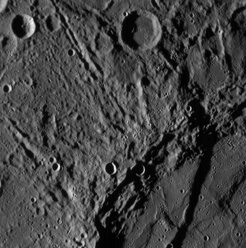
#> input picture report&presentation/final_test/Group_1_report/images/astronomy_img_3.jpg, 246 x 248 px, shrunk from 1016 x 1024 before the run
$ python main.py
#> lines starting #> are read from the running program, lines starting #| are printed output that depends on the picture; long printed decimals are rounded
### report&presentation/final_test/Group_1_report/source code/Moire_pattern.py
# this file implements the function to add Moire pattern to the original image
# meanwhile, it also contains the classical method to remove Moire pattern by the notch butterworth high pass filter

# import necessary packages
import cv2
import numpy as np
import matplotlib.pyplot as plt
from matplotlib.colors import LogNorm


# display images with the given title, with option of gray or not
# [49 lines left out: functions display_img, add_Moire_pattern_downsample, not called in this run]


# define a function to get the fourier transform of one image's spatial domain,
# and then shift the center
def get_img_fft_shift(img):
    img_fft = np.fft.fft2(img)
    img_fft_shift = np.fft.fftshift(img_fft)
    return img_fft_shift


# display the discrete fourier transform magnitude of the shifted frequency domain response
# [4 lines left out: function show_DFT_magnitude, not called in this run]


# create a notchpass filter and multiply it with the DFT of the newspaper car
# implement Butterworth high pass filter
def BHPF(M, N, D0, n, uk, vk):
    H_BHPF = np.zeros((M, N))
    D = np.zeros((M, N))
    for u in range(M):
        for v in range(N):
            D[u, v] = np.sqrt((u - M / 2 - uk) ** 2 + (
                    v - N / 2 - vk) ** 2)  # euclidean distance from (u,v) to ((uk,vk) related to center)
            H_BHPF[u, v] = 1 / (1 + (D0 / D[u, v]) ** (2 * n))
    return H_BHPF


# implement Butterworth notch reject filter
def notchFilter(img, n, UV_set):  # n is the parameter of the Butterworth highpass filter
    # Q is the number of Butterworth highpass filter pairs
    M, N = img.shape
    # initialize the filter
    H_notch = np.zeros((M, N))
    length_set = len(UV_set)
    for i in range(length_set):
        uk, vk, D0 = UV_set[i]
        if i == 0:
            H_notch = BHPF(M, N, D0, n, uk, vk) * BHPF(M, N, D0, n, -uk, -vk)
        else:
            H_notch = H_notch * BHPF(M, N, D0, n, uk, vk) * BHPF(M, N, D0, n, -uk, -vk)
    return H_notch


# use the inverse fourier transformation to view the image after the addition of the Moire pattern
def img_ifft(img_fft_shift):
    Img_inverse_fft_shift = np.fft.ifftshift(img_fft_shift)
    Img_inverse_fft = np.fft.ifft2(Img_inverse_fft_shift)
    Img_inverse_fft = np.abs(Img_inverse_fft)
    return Img_inverse_fft


# borrow Moire pattern from given image degraded by Moire pattern
# add the borrowed pattern in the frequency domain into the original image to create the Moire pattern
def add_Moire_pattern_borrow(img, Moire_pattern_src, UV_set_newspaper):
    # get the shape of the original image
    M, N = img.shape
    # resize the shape of the source image with Moire pattern to match the shape of original image
    Img_Moire = cv2.resize(Moire_pattern_src, dsize=(N, M), interpolation=cv2.INTER_LINEAR)
    # display the fourier transform magnitude of the Moire pattern source image
    Img_Moire_fft_shift = get_img_fft_shift(Img_Moire)
    # show_DFT_magnitude(Img_Moire_fft_shift,
    #                    "discrete fourier transform magnitude of the Moire pattern source image")
    img_fft_shift = get_img_fft_shift(img)
    n = 4
    # get the notch pass filter
    Img_Moire_notch_pass = 1 - notchFilter(Img_Moire, n, UV_set_newspaper)
    # add the Moire pattern from the source image to the original image
    Img_astronomy_fft_shift_added = img_fft_shift + Img_Moire_notch_pass * Img_Moire_fft_shift
    # show_DFT_magnitude(Img_astronomy_fft_shift_added,
    #                    "discrete fourier transform magnitude after the addition of Moire frequency")
    return Img_astronomy_fft_shift_added

# [21 lines left out: function restore_Moire, not called in this run]

# [33 lines that do not run on import are left out]

### report&presentation/final_test/Group_1_report/source code/sine_periodic_noise.py
# this file implements the function to add the periodic sine noise
# It also includes the classical algorithm to remove the periodic sine noise

# import necessary packages
import cv2
import numpy as np
import matplotlib.pyplot as plt


# display images with the given title, with option of gray or not
# [9 lines left out: function display_img, not called in this run]


def add_periodic_noise(img, mean, amplitude, frequency):
    M, N = img.shape
    noise = np.zeros((M, N))
    for i in range(M):
        for j in range(N):
            noise[i, j] = mean + amplitude * np.sin(2 * np.pi * frequency * j)
    return img + noise


# [9 lines that do not run on import are left out]

### report&presentation/final_test/Group_1_report/source code/gaussian_noise.py
# this file implements the function to add the gaussian noise
# It also includes the classical algorithm to remove the gaussian noise

# import necessary packages
import cv2
import numpy as np
import matplotlib.pyplot as plt


# display images with the given title, with option of gray or not
# [9 lines left out: function display_img, not called in this run]


def add_gaussian_noise(img, mean, sigma):
    M, N = img.shape
    noise = np.zeros((M, N))
    for i in range(M):
        for j in range(N):
            noise[i, j] = np.random.normal(mean, sigma, 1)
    return img + noise


# [9 lines that do not run on import are left out]

### report&presentation/final_test/Group_1_report/source code/main.py
# this file is the main file to execute the whole project,
# we can see the overall process of these images' degradation and restoration

# import necessary packages
import cv2
import numpy as np
import matplotlib.pyplot as plt
from skimage import restoration, filters
from skimage.morphology import disk
from skimage.metrics import structural_similarity as ssim
from skimage.metrics import peak_signal_noise_ratio as psnr

import Moire_pattern
import sine_periodic_noise
import gaussian_noise


# display images with the given title, with option of gray or not
def display_img(img_name, title, gray=True, v_range=True):
    # v_range denotes whether the range of intensity values is 0-255
    if v_range:
        if gray:
            plt.imshow(img_name, vmin=0, vmax=255, cmap="gray")
        else:
            plt.imshow(img_name.astype('uint8'), vmin=0, vmax=255)
        plt.title(title)
        plt.show()
    else:
        if gray:
            plt.imshow(img_name, cmap="gray")
        else:
            plt.imshow(img_name.astype('uint8'), vmin=0, vmax=255)
        plt.title(title)
        plt.show()


# display the result, and evaluate the result by PSNR and SSIM
def evaluate_result(img_true, img_test, name, v_range=True):
    display_img(img_test, name, True, v_range=v_range)
    print(f"The PSNR of the {name}: {psnr(img_true, img_test, data_range=255)}")
    print(f"The SSIM of the {name}: {ssim(img_true, img_test, data_range=255)}")
    print()


# define notch filter
def notch_filter(Img_noisy, UV_set_astronomy):
    # find the fourier transform magnitude of the noisy image
    Img_noisy_fft_shift = Moire_pattern.get_img_fft_shift(Img_noisy)
    # Moire_pattern.show_DFT_magnitude(Img_noisy_fft_shift,
    #                                  "discrete fourier transform magnitude of the noisy image")

    # set the parameters of the u_k, v_k, and D0
    # they denote the location we want to reject, and the extent we want to reject it

    # set the parameter n of the notch filter
    n = 1.5

    # use notch butterworth reject filter
    Img_astronomy_notch_reject = Moire_pattern.notchFilter(Img_noisy, n, UV_set_astronomy)

    # get the fourier transform of the noisy image
    # Img_noisy_fft_shift = Moire_pattern.get_img_fft_shift(Img_noisy)

    # multiply the notch butterworth reject filter with the frequency response of the image with Moire pattern addition
    Img_restore_notch_fft_shift = Img_noisy_fft_shift * Img_astronomy_notch_reject

    # find out the modified fourier transformation domain
    # Moire_pattern.show_DFT_magnitude(Img_restore_notch_fft_shift,
    #                                  "discrete fourier transform magnitude of the restored image")

    # use inverse fourier transformation to get back the restored astronomy image
    Img_restore_notch = Moire_pattern.img_ifft(Img_noisy_fft_shift)
    return Img_restore_notch


def restore_img(img_name):
    # read and display the original image
    # img_name = "astronomy_img_1.png"
#> called with img_name = 'astronomy_img_3.jpg'
    Img_astronomy = cv2.imread("./../images/" + img_name, cv2.IMREAD_GRAYSCALE)
#> Img_astronomy is the input picture: shape (248, 246); min 0, max 253, mean 67.1
    display_img(Img_astronomy, "original astronomy image", True)

    # add the different noises to the image and generate the noisy image
    # add Moire pattern to the original image
    Img_Moire_name = "car_newsprint.tif"
    Img_with_moire = cv2.imread("./../images/" + Img_Moire_name, cv2.IMREAD_GRAYSCALE)
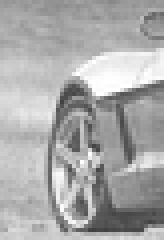
#> input picture report&presentation/final_test/Group_1_report/images/car_newsprint.tif, 41 x 60 px, shrunk from 168 x 246 before the run (shown 4 times larger)
#> Img_with_moire is the input picture: shape (60, 41); min 64, max 255, mean 169.6

    # find the locations of the Moire pattern in the frequency domain
    UV_set_newspaper = [(42, -28, 20), (84, -28, 20), (-42, -28, 20), (-84, -28, 20)]

    # get the image frequency domain response added with the Moire pattern
    Img_added_Moire_fft_shift = Moire_pattern.add_Moire_pattern_borrow(Img_astronomy, Img_with_moire, UV_set_newspaper)
#> after the loop in notchFilter, `for i in range(length_set):`:
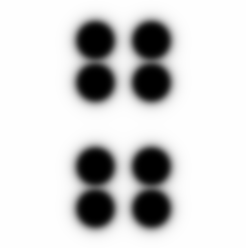
#> H_notch: shape (248, 246) float64; min 0, max 1, mean 0.82

    # get the inverse fourier transform of the image frequency domain response
    Img_added_Moire = Moire_pattern.img_ifft(Img_added_Moire_fft_shift)

    # display the image with the added Moire pattern
    display_img(Img_added_Moire, "astronomy image added with the Moire pattern")

    # add the sine periodic noise to the astronomy image
    Img_astronomy_sine_periodic = sine_periodic_noise.add_periodic_noise(Img_added_Moire, 0, 20, 0.1)
#> after the loop in add_periodic_noise, `for i in range(M):`:
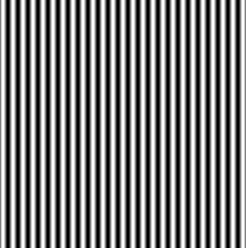
#> noise: shape (248, 246) float64; min -19.02, max 19.02, mean 0.25; drawn with min black and max white
    display_img(Img_astronomy_sine_periodic, "image added with the sine periodic noise")

    # add the gaussian noise to the astronomy image
    Img_noisy = gaussian_noise.add_gaussian_noise(Img_astronomy_sine_periodic, 0, 15)
#> after the loop in add_gaussian_noise, `for i in range(M):`:
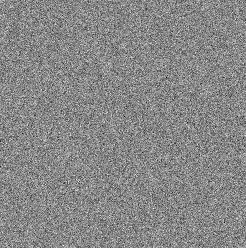
#> noise: shape (248, 246) float64; min -72.78, max 63.63, mean 0; drawn with min black and max white
    # display_img(Img_noisy, "the noisy image degraded with three kinds of noise")

    # compute the PSNR and SSIM of the noisy image
    evaluate_result(Img_astronomy, Img_noisy, "noisy image")
#| The PSNR of the noisy image: 21.858
#| The SSIM of the noisy image: 0.6878

    # use classical algorithms to try to restore the noisy image
    # in spatial domain

    # use average filter
    Img_restore_mean = cv2.blur(Img_noisy, (3, 3))
    evaluate_result(Img_astronomy, Img_restore_mean, "image restored by mean filter")
#| The PSNR of the image restored by mean filter: 22.834
#| The SSIM of the image restored by mean filter: 0.6379

    # use median filter
    Img_restore_median = filters.median(Img_noisy, disk(3))
    evaluate_result(Img_astronomy, Img_restore_median, "image restored by median filter")
#| The PSNR of the image restored by median filter: 21.467
#| The SSIM of the image restored by median filter: 0.4726

    # use adaptive median filter
    Img_restore_adaptive_median = filters.threshold_local(Img_noisy, 3, "median")
    evaluate_result(Img_astronomy, Img_restore_adaptive_median,
                    "image restored by adaptive median filter")
#| The PSNR of the image restored by adaptive median filter: 22.794
#| The SSIM of the image restored by adaptive median filter: 0.6415

    # use gaussian filter
    Img_restore_gaussian = filters.gaussian(Img_noisy, 3)
    evaluate_result(Img_astronomy, Img_restore_gaussian,
                    "image restored by gaussian filter")
#| The PSNR of the image restored by gaussian filter: 20.313
#| The SSIM of the image restored by gaussian filter: 0.3258

    # in frequency domain
    PSF = np.ones((5, 5)) / 25
    # use wiener filter
    Img_restore_wiener = restoration.wiener(Img_noisy / 255, PSF, 1.09)
    evaluate_result(Img_astronomy, Img_restore_wiener * 255,
                    "image restored by wiener filter", False)
#| The PSNR of the image restored by wiener filter: 20.443
#| The SSIM of the image restored by wiener filter: 0.4602
    # print("wiener",Img_restore_wiener)

    # use richardson-lucy algorithm filter
    Img_restore_RL = restoration.richardson_lucy(Img_noisy / 255, PSF, num_iter=5)
    evaluate_result(Img_astronomy, Img_restore_RL * 255,
                    "image restored by richardson-lucy algorithm filter", False)
#| The PSNR of the image restored by richardson-lucy algorithm filter: 15.350
#| The SSIM of the image restored by richardson-lucy algorithm filter: 0.3718

    # print("RL",Img_restore_RL)

    # use notch filter

    UV_set_astronomy = [(42, -28, 20), (84, -28, 20), (-42, -28, 20), (-84, -28, 20)]
    Img_restore_notch = notch_filter(Img_noisy, UV_set_astronomy)
#> call 2 of notchFilter, with n = 1.5
#> after the loop in notchFilter (call 2), `for i in range(length_set):`:
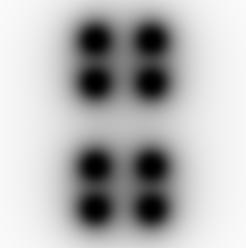
#> H_notch: shape (248, 246) float64; min 0, max 0.982, mean 0.711
    evaluate_result(Img_astronomy, Img_restore_notch, "image restored by notch filter")
#| The PSNR of the image restored by notch filter: 22.129
#| The SSIM of the image restored by notch filter: 0.6934

    # innovative algorithm: use multiple filters with a proper combination,

    # laplacian filter sharpening
    # gaussian filter result added with laplacian filter
    k = 3
    Img_restore_gaussian_laplacian_boost = filters.laplace(Img_restore_gaussian)
    Img_restore_gaussian_laplacian = Img_restore_gaussian + k * Img_restore_gaussian_laplacian_boost
    evaluate_result(Img_astronomy, Img_restore_gaussian_laplacian,
                    "image restored by gaussian and laplacian filter")
#| The PSNR of the image restored by gaussian and laplacian filter: 20.986
#| The SSIM of the image restored by gaussian and laplacian filter: 0.4047

    # notch filter result added with laplacian filter
    k = 1
    Img_restore_notch_laplacian_boost = filters.laplace(Img_restore_notch)
    Img_restore_notch_laplacian = Img_restore_notch + k * Img_restore_notch_laplacian_boost
    evaluate_result(Img_astronomy, Img_restore_notch_laplacian,
                    "image restored by notch and laplacian filter")
#| The PSNR of the image restored by notch and laplacian filter: 8.806
#| The SSIM of the image restored by notch and laplacian filter: 0.2383

    # wiener filter result added with laplacian filter
    k = 2
    Img_restore_wiener_255 = Img_restore_wiener * 255
    Img_restore_wiener_laplacian_boost = filters.laplace(Img_restore_wiener_255)
    Img_restore_wiener_laplacian = Img_restore_wiener_255 + k * Img_restore_wiener_laplacian_boost
    evaluate_result(Img_astronomy, Img_restore_wiener_laplacian,
                    "image restored by wiener and laplacian filter")
#| The PSNR of the image restored by wiener and laplacian filter: 16.923
#| The SSIM of the image restored by wiener and laplacian filter: 0.3851

    # Histogram equalization
    # use histogram equalization on restored results of gaussian filter
    Img_restore_gaussian_hist = cv2.equalizeHist(np.uint8(Img_restore_gaussian))
    evaluate_result(Img_astronomy, Img_restore_gaussian_hist,
                    "image restored by gaussian filter and histogram equalization")
#| The PSNR of the image restored by gaussian filter and histogram equalization: 9.738
#| The SSIM of the image restored by gaussian filter and histogram equalization: 0.3514

    # use histogram equalization on restored results of notch filter
    Img_restore_notch_hist = cv2.equalizeHist(np.uint8(Img_restore_notch))
    evaluate_result(Img_astronomy, Img_restore_notch_hist,
                    "image restored by notch filter and histogram equalization")
#| The PSNR of the image restored by notch filter and histogram equalization: 10.352
#| The SSIM of the image restored by notch filter and histogram equalization: 0.4129

    # use histogram equalization on restored results of wiener filter
    Img_restore_wiener_hist = cv2.equalizeHist(np.uint8(Img_restore_wiener_255))
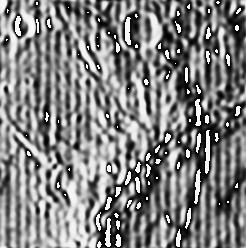
#> Img_restore_wiener_hist: shape (248, 246); min 0, max 255, mean 128
    evaluate_result(Img_astronomy, Img_restore_wiener_hist,
                    "image restored by wiener filter and histogram equalization")
#| The PSNR of the image restored by wiener filter and histogram equalization: 9.231
#| The SSIM of the image restored by wiener filter and histogram equalization: 0.246

    # wiener filter combined with notch filter
    Img_restore_wiener_notch = notch_filter(Img_restore_wiener_255, UV_set_astronomy)
    evaluate_result(Img_astronomy, Img_restore_wiener_notch,
                    "image restored by wiener filter and notch filter")
#| The PSNR of the image restored by wiener filter and notch filter: 20.553
#| The SSIM of the image restored by wiener filter and notch filter: 0.4669

    # gaussian filter combined with notch filter
    Img_restore_gaussian_notch = notch_filter(Img_restore_gaussian, UV_set_astronomy)
#> in img_ifft (call 4), `Img_inverse_fft = np.abs(Img_inverse_fft)`:
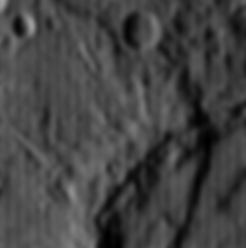
#> Img_inverse_fft: shape (248, 246) float64; min 0.0112, max 161, mean 67.6
    evaluate_result(Img_astronomy, Img_restore_gaussian_notch,
                    "image restored by gaussian filter and notch filter")
#| The PSNR of the image restored by gaussian filter and notch filter: 20.313
#| The SSIM of the image restored by gaussian filter and notch filter: 0.3258


# restore_img("astronomy_img_1.png")
# restore_img("astronomy_img_2.jpg")
restore_img("astronomy_img_3.jpg")
